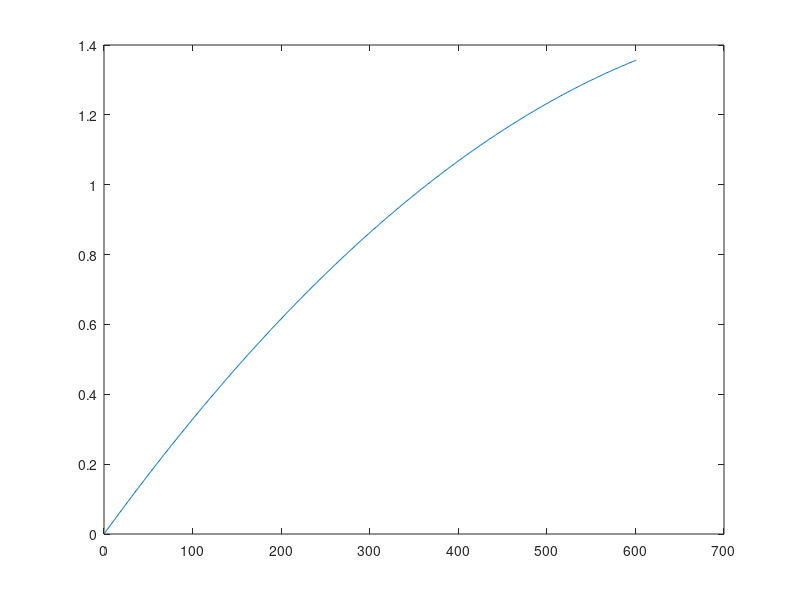

MATLAB code for this plot:
timeStep=10000;
V0=2800;
pi=3.14159265358;
theta=0.2*pi/180;
Vx0=V0*cos(theta);
Vy0=V0*sin(theta);
t=0;
distance=600;
% tEnd=600/Vx0;
x=0;
y=0;
% timeStep=50000;
dt=1/V0;

g=32.1740;% ft/s2
Vxs=zeros(timeStep,1);
Vys=zeros(timeStep,1);
Position=zeros(timeStep,2);

Vx=Vx0;
Vy=Vy0;

i=1;
%% RK4
while(x<distance)
    %     Vx=Vx-0;
    %     Vy=Vy-g*dt;
    % for x
    k1=dt*Vx;
    k2=dt*Vx;
    k3=dt*Vx;
    k4=dt*Vx;
    x=x+1/6*k1+1/3*k2+1/3*k3+1/6*k4;
    % for y
    k1=dt*Vy;
    k2=dt*(Vy-g*0.5*dt);
    k3=dt*(Vy-g*0.5*dt);
    k4=dt*(Vy-g*dt);
    y=y+1/6*k1+1/3*k2+1/3*k3+1/6*k4;
    Vy=Vy-g*dt;
    Vxs(i)=Vx;
    Vys(i)=Vy;
    Position(i,:)=[x y];
    i=i+1;
end
y
% V0*cos(theta)*1
% shouldBeY=V0*sin(theta)*tEnd-0.5*g*tEnd*tEnd;
% plot(Vys);
% error=abs(shouldBeY-y);
plot(Position(1:i-1,1),Position(1:i-1,2));
hold on;


